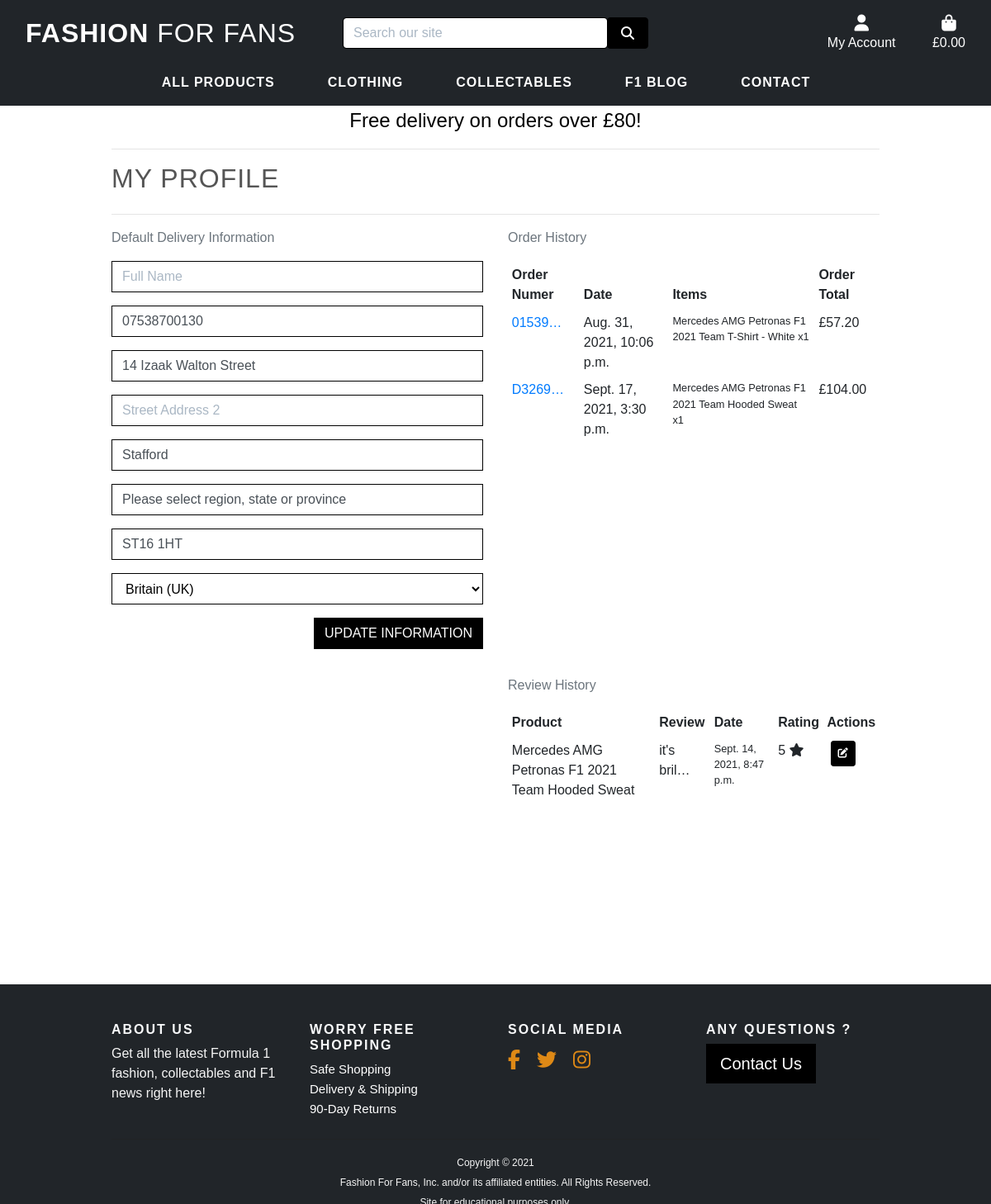
/profile/ (signed in), run on the app's committed database.
### profiles/models.py (models this page shows, shortened)
class UserProfile(models.Model):
    user = models.OneToOneField(User, on_delete=models.CASCADE)
    default_full_name = models.CharField(
        max_length=80, null=True, blank=True)
    default_phone_number = models.CharField(
        max_length=20, null=True, blank=True)
    default_street_address1 = models.CharField(
        max_length=80, null=True, blank=True)
    default_street_address2 = models.CharField(
        max_length=80, null=True, blank=True)
    default_town_or_city = models.CharField(
        max_length=40, null=True, blank=True)
    default_county = models.CharField(
        max_length=80, null=True, blank=True)
    default_postcode = models.CharField(
        max_length=20, null=True, blank=True)
    default_country = CountryField(
        blank_label='Country ', null=True, blank=True)

### checkout/models.py (models this page shows, shortened)
class Order(models.Model):
    order_number = models.CharField(max_length=32, null=False, editable=False)
    user_profile = models.ForeignKey(UserProfile, on_delete=models.SET_NULL,
                                     null=True, blank=True,
                                     related_name='orders')
    full_name = models.CharField(max_length=50, null=False, blank=False)
    email = models.EmailField(max_length=254, null=False, blank=False)
    phone_number = models.CharField(max_length=20, null=False, blank=False)
    country = CountryField(blank_label='Country *', null=False, blank=False)
    postcode = models.CharField(max_length=20, null=True, blank=True)
    town_or_city = models.CharField(max_length=40, null=False, blank=False)
    street_address1 = models.CharField(max_length=80, null=False, blank=False)
    street_address2 = models.CharField(max_length=80, null=True, blank=True)
    county = models.CharField(max_length=80, null=True, blank=True)
    date = models.DateTimeField(auto_now_add=True)
    delivery_cost = models.DecimalField(max_digits=6, decimal_places=2,
                                        null=False, default=0)
    order_total = models.DecimalField(max_digits=10, decimal_places=2,
                                      null=False, default=0)
    grand_total = models.DecimalField(max_digits=10, decimal_places=2,
                                      null=False, default=0)
    original_bag = models.TextField(null=False, blank=False, default='')
    stripe_pid = models.CharField(max_length=254, null=False,
                                  blank=False, default='')

class OrderLineItem(models.Model):
    order = models.ForeignKey(
        Order, null=False, blank=False,
        on_delete=models.CASCADE, related_name='lineitems')
    product = models.ForeignKey(
        Product, null=False, blank=False, on_delete=models.CASCADE)
    product_size = models.CharField(
        max_length=2, null=True, blank=True)  # XS, S, M, L, XL
    quantity = models.IntegerField(null=False, blank=False, default=0)
    lineitem_total = models.DecimalField(
        max_digits=6, decimal_places=2,
        null=False, blank=False, editable=False)

### products/models.py (models this page shows, shortened)
class Product(models.Model):
    Sizes = (('XS', 'X-Small'), ('S', 'Small'), ('M', 'Medium'),
             ('L', 'Large'), ('XL', 'X-Large'))
    INTEGER_QTY = [tuple([x, x]) for x in range(1, 2500)]
    category = models.ForeignKey(
        'Category', null=True, blank=True, on_delete=models.SET_NULL)
    team = models.ForeignKey(
        'Team', null=True, blank=True, on_delete=models.SET_NULL)
    sku = models.CharField(max_length=254, null=True, blank=True)
    name = models.CharField(max_length=254)
    description = models.TextField()
    has_sizes = models.BooleanField(default=False, null=True, blank=True)
    size = MultiSelectField(choices=Sizes, null=True, blank=True)
    qty = models.IntegerField(default='5')
    price = models.DecimalField(max_digits=6, decimal_places=2)
    image_url = models.URLField(max_length=1024, null=True, blank=True)
    image = models.ImageField(null=True, blank=True)
    def __str__(self):
        return self.name

class Review(models.Model):
    product = models.ForeignKey(
        Product,
        on_delete=models.CASCADE,
        related_name='reviews')
    rating = models.IntegerField(
        choices=INTEGER_CHOICES, default='5')
    reviewer = models.ForeignKey(
        User, on_delete=models.CASCADE)
    date = models.DateTimeField(
        auto_now_add=True)
    review_title = models.CharField(
        max_length=50, null=False,
        blank=False)
    review = models.TextField(
        max_length=1024, null=False,
        blank=False)

### profiles/views.py (the view)
# urls.py: path('profile/', include('profiles.urls')),
@login_required
def profile(request):
    profile = get_object_or_404(UserProfile, user=request.user)
    if request.method == 'POST':
        form = UserProfileForm(request.POST, instance=profile)
        if form.is_valid():
            form.save()
            messages.success(request, 'Profile updated seccessfully')
        else:
            messages.error(request,
                           'Upadte failed. Please ensure the for is valid')
    else:
        form = UserProfileForm(instance=profile)
    orders = profile.orders.all()
    reviews = Review.objects.filter(reviewer=request.user)
    template = 'profiles/profile.html'
    context = {
        'form': form,
        'orders': orders,
        'reviews': reviews,
        'on_profile_page': True,
    }
    return render(request, template, context)

### profiles/forms.py
class UserProfileForm(forms.ModelForm):
    class Meta:
        model = UserProfile
        exclude = ('user',)
    def __init__(self, *args, **kwargs):
        super().__init__(*args, **kwargs)
        placeholders = {
            'default_full_name': 'Full Name',
            'default_phone_number': 'Phone Number',
            'default_street_address1': 'Street Address 1',
            'default_street_address2': 'Street Address 2',
            'default_town_or_city': 'Town or City',
            'default_postcode': 'Postal Code',
            'default_county': 'County, State or Locality',
        }
        self.fields['default_phone_number'].widget.attrs['autofocus'] = True
        for field in self.fields:
            if field != 'default_country':
                if self.fields[field].required:
                    placeholder = f'{placeholders[field]} *'
                else:
                    placeholder = placeholders[field]
                self.fields[field].widget.attrs['placeholder'] = placeholder
            self.fields[field].widget.attrs['class'] = 'border-black rounded-0 profile-form-input'
            self.fields[field].label = False

### bag/contexts.py (called while the page is built, shortened)
def bag_contents(request):
    bag_items = []
    total = 0
    product_count = 0
    bag = request.session.get('bag', {})
    if total < settings.FREE_DELIVERY_THRESHOLD:
        delivery = total * Decimal(settings.STANDARD_DELIVERY_PERCENTAGE/100)
        free_delivery_delta = settings.FREE_DELIVERY_THRESHOLD - total
    else:
        delivery = 0
        free_delivery_delta = 0
    grand_total = delivery + total
    context = {
        'bag_items': bag_items,
        'total': total,
        'product_count': product_count,
        'delivery': delivery,
        'free_delivery_delta': free_delivery_delta,
        'free_delivery_threshold': settings.FREE_DELIVERY_THRESHOLD,
        'grand_total': grand_total,
    }
    return context

### profiles/templates/profiles/profile.html (shortened to what this page needs)
{% extends "base.html" %}
{% load static %}
{% block extra_css %}
    <link rel="stylesheet" href="{% static 'profiles/css/profile.css' %}">
{% endblock %}
{% block page_header %}
    <div class="container header-container">
    </div>
{% endblock %}
{% block content %}
    <div class="overlay"></div>
    <div class="container">
        <div class="row">
            <div class="col">
                <hr>
                <h2 class="logo-font product-title mb-4">My Profile</h2>
                <hr>
            </div>
        </div>
        <div class="row">
            <div class="col-12 col-lg-6">
                <p class="text-muted">Default Delivery Information</p>
                <form action="{% url 'profile' %}" class="mt-3 mb-3" method="POST" id="profile-update-form">
                    {{ form|crispy }}
                    <button class="btn btn-outline-white rounded-0 text-uppercase float-right mb-3">Update Information</button>
                </form>
            </div>
            <div class="col-12 col-lg-6">
                <p class="text-muted">Order History</p>
                <div class="order-history table-responsive">
                    <table class="table table-sm table-borderless">
                        <thead>
                            <tr>
                                <th>Order Numer</th>
                                <th>Date</th>
                                <th>Items</th>
                                <th>Order Total</th>
                            </tr>
                        </thead>
                        <tbody>
                            {% for order in orders %}
                                <tr>
                                    <td>
                                        <a href="{% url 'order_history' order.order_number %}"
                                           title="{{ order.order_number }}">
                                           {{ order.order_number|truncatechars:6 }}
                                        </a>
                                    </td>
                                    <td>{{ order.date }}</td>
                                    <td>
                                        <ul class="list-unstyled">
                                            {% for item in order.lineitems.all %}
                                                <li class="small">
                                                    {{ item.product.name }} x{{ item.quantity}}
                                                </li>
                                            {% endfor %}
                                        </ul>
                                    </td>
                                    <td>£{{ order.grand_total }}</td>
                                </tr>
                            {% endfor %}
                        </tbody>
                    </table>
                </div>
            </div>
        </div>
        <div class="row justify-content-end mt-3">
            <div class="col-sm-12 col-lg-6">
                <p class="text-muted">Review History</p>
                <div class="order-history table-responsive">
                    <table class="table table-sm table-borderless">
                        <thead>
                            <tr class="bg-none">
                                <th>Product</th>
                                <th>Review</th>
                                <th>Date</th>
                                <th>Rating</th>
                                <th>Actions</th>
                            </tr>
                        </thead>
                        {% for review in reviews %}
                        <tbody>
                            <tr>
                                <td>
                                    {{ review.product }}
                                </td>
                                <td>
                                    {{ review.review|truncatechars:10 }}
                                </td>
                                <td>
                                    <p class="small">{{ review.date }}</p>
                                </td>
                                <td>{{ review.rating }} <i class="fas fa-star"></i></td>
                                <td class="d-flex align-items-start">
                                    <a href="{% url 'edit_review' review.id %}" class=" btn btn-outline-white btn-sm mx-1" aria-label="edit"></a>
                                </td>
                            </tr>
                        </tbody>
                        {% endfor %}
                    </table>
                </div>
            </div>
        </div>
    </div>
{% endblock %}

### static/css/base.css (style rules this page uses)
:root { --main-font-color-dark: #555; }
:root { --body-font: 'Monserrat', sans-serif; --h1-font-size: 2.5rem; --h2-font-size: 2.3rem; --small-font-size: 0.75rem; --normal-font-size: 0.93rem; --medium-font-size: 1.2rem; --large-font-size: 2.7rem; }
@media screen and (min-width: 768px) { :root { --h1-font-size: 4.5rem; --h2-font-size: 3.56rem; --small-font-size: 0.813rem; --normal-font-size: 1rem; --large-font-size: 10rem; } }
html { height: 100%; scroll-behavior: smooth; }
body { background: linear-gradient(to bottom, rgba(0,0,0,0.6), rgba(0,0,0,0.6)), url('/media/home-image-alt.png') no-repeat center center fixed; -webkit-background-size: cover; -moz-background-size: cover; -o-background-size: cover; background-size: cover; height: calc(100vh - 164px); color: #f5f5f5; font-family: var(--body-font); }
p { font-size: var(--normal-font-size); }
ul { margin: 0; padding: 0; list-style: none; }
a { text-decoration: none !important; }
.logo-font { text-transform: uppercase; letter-spacing: 1px; }
.btn-outline-white { background: black; color: white !important; border: 1px solid black; }
.border-black { border: 1px solid black !important; }
.overlay { height: 100%; width: 100%; top: 0; left: 0; position: fixed; background: #fff; z-index: -1; }
.product-title { color: #555; text-transform: uppercase; letter-spacing: 1px; }
@media (min-width: 1200px) { .container { max-width: 80%; } }
@media (min-width: 992px) { .header-container { padding-top: 164px; } }

### profiles/static/profiles/css/profile.css (style rules this page uses)
#profile-update-form input::placeholder { color: #aab7c4; }
#id_default_country, #id_default_country option:not(:first-child) { color: #000; }
.order-history { max-height: 416px; overflow-y: auto; }

### data on the page
UserProfile: default_phone_number "07538700130", default_street_address1 "14 Izaak Walton Street", default_town_or_city "Stafford", default_county "Please select region, state or province", default_postcode "ST16 1HT", default_country "Britain (UK)"
Order: order_number "01539…", date "Aug. 31, 2021, 10:06 p.m.", grand_total "57.20"
OrderLineItem: product.name "Mercedes AMG Petronas F1 2021 Team T-Shirt - White", quantity "1"
Order: order_number "D3269…", date "Sept. 17, 2021, 3:30 p.m.", grand_total "104.00"
OrderLineItem: product.name "Mercedes AMG Petronas F1 2021 Team Hooded Sweat", quantity "1"
Review: product "Mercedes AMG Petronas F1 2021 Team Hooded Sweat", review "it's bril…", date "Sept. 14, 2021, 8:47 p.m.", rating "5"

### other printed values
{{ free_delivery_threshold }} "80"
